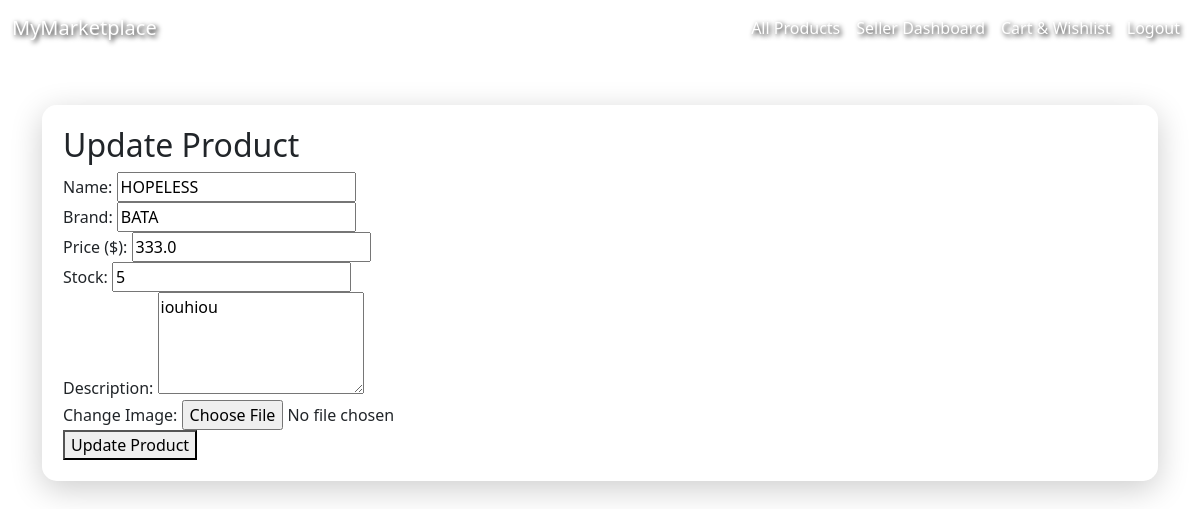
Before: /product/6/update (signed in) with the older database file.
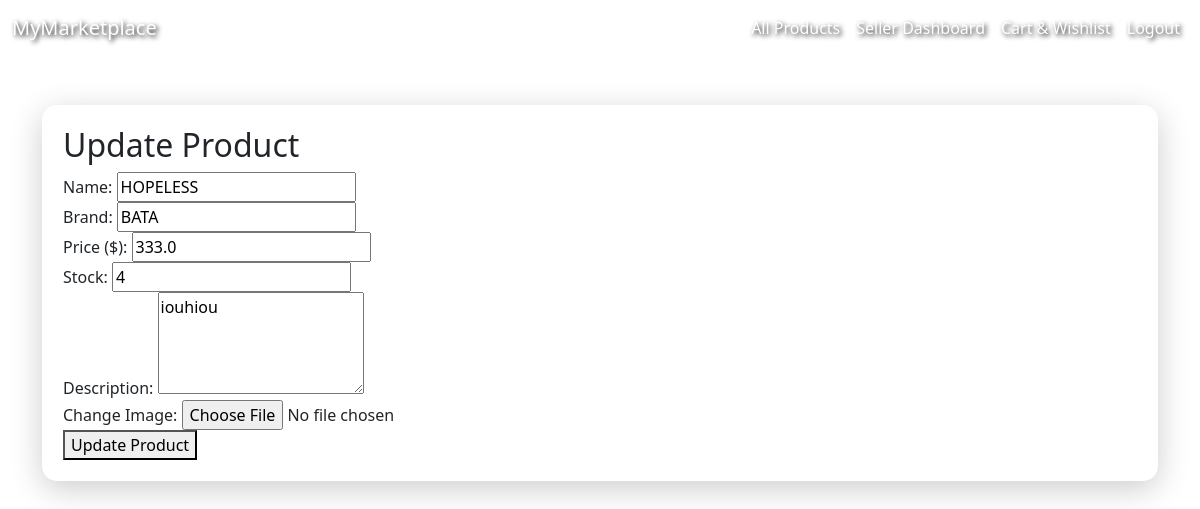
After: the same page with the newer database file.
### models.py (models this page shows, shortened)
class Product(db.Model):
    id = db.Column(db.Integer, primary_key=True)
    name = db.Column(db.String(100), nullable=False)
    description = db.Column(db.Text, nullable=False)
    price = db.Column(db.Float, nullable=False)
    size = db.Column(db.String(50), nullable=False)
    category = db.Column(db.String(50), nullable=False)
    brand = db.Column(db.String(50), nullable=False)
    upload_time = db.Column(db.DateTime)
    status = db.Column(db.String(20), default="pending")  # 'pending', 'approved', 'rejected'
    owner_id = db.Column(db.Integer, db.ForeignKey('user.id'), nullable=False)  # The seller
    warehouse_status = db.Column(db.String(20), default="not_stored")  # 'stored', 'not_stored'
    review_count = db.Column(db.Integer, default=0)
    total_rating = db.Column(db.Float, default=0.0)  # Total rating sum
    stock = db.Column(db.Integer, default=0)  # Number of products available to the buyer
    original_price = db.Column(db.Float, nullable=False)
    is_auctioned = db.Column(db.Boolean, default=False)
    upload_time = db.Column(db.DateTime)
    image_url = db.Column(db.String(200), nullable=True)
    owner = db.relationship('User', backref=db.backref('products', lazy=True))
    reviews = db.relationship('Review', backref='product', lazy=True)

### app.py (the view, shortened to what this page needs)
@app.route('/product/<int:product_id>/update', methods=['GET', 'POST'])
@login_required
def update_product(product_id):
    product = Product.query.get_or_404(product_id)
    if current_user.id != product.owner_id:
        flash('Unauthorized access', 'danger')
        return redirect(url_for('product_detail', product_id=product.id))
    return render_template('update_product.html', product=product)

### app.py (called while the page is built)
@login_manager.user_loader
def load_user(user_id):
    return User.query.get(int(user_id))

### models.py (called while the page is built)
    @property
    def is_active(self):
        return self.account_status == 'active'

### templates/update_product.html (shortened to what this page needs)
{% extends 'base.html' %}
{% block content %}
  <div class="update-wrapper">
    <div class="update-form-container">
      <h2>Update Product</h2>
      <form method="POST" enctype="multipart/form-data">
        <div class="form-group">
          <label>Name:</label>
          <input type="text" name="name" value="{{ product.name }}" required>
        </div>
        <div class="form-group">
          <label>Brand:</label>
          <input type="text" name="brand" value="{{ product.brand }}" required>
        </div>
        <div class="form-group">
          <label>Price ($):</label>
          <input type="number" name="price" step="0.01" value="{{ product.price }}" required>
        </div>
        <div class="form-group">
          <label>Stock:</label>
          <input type="number" name="stock" value="{{ product.stock }}" required>
        </div>
        <div class="form-group">
          <label>Description:</label>
          <textarea name="description" rows="4">{{ product.description }}</textarea>
        </div>
        <div class="form-group">
          <label>Change Image:</label>
          <input type="file" name="image" accept="image/*">
        </div>
        <button type="submit">Update Product</button>
      </form>
    </div>
  </div>
{% endblock %}

Changed rows visible on the page:
changed Product "HOPELESS": stock "5" → "4"
